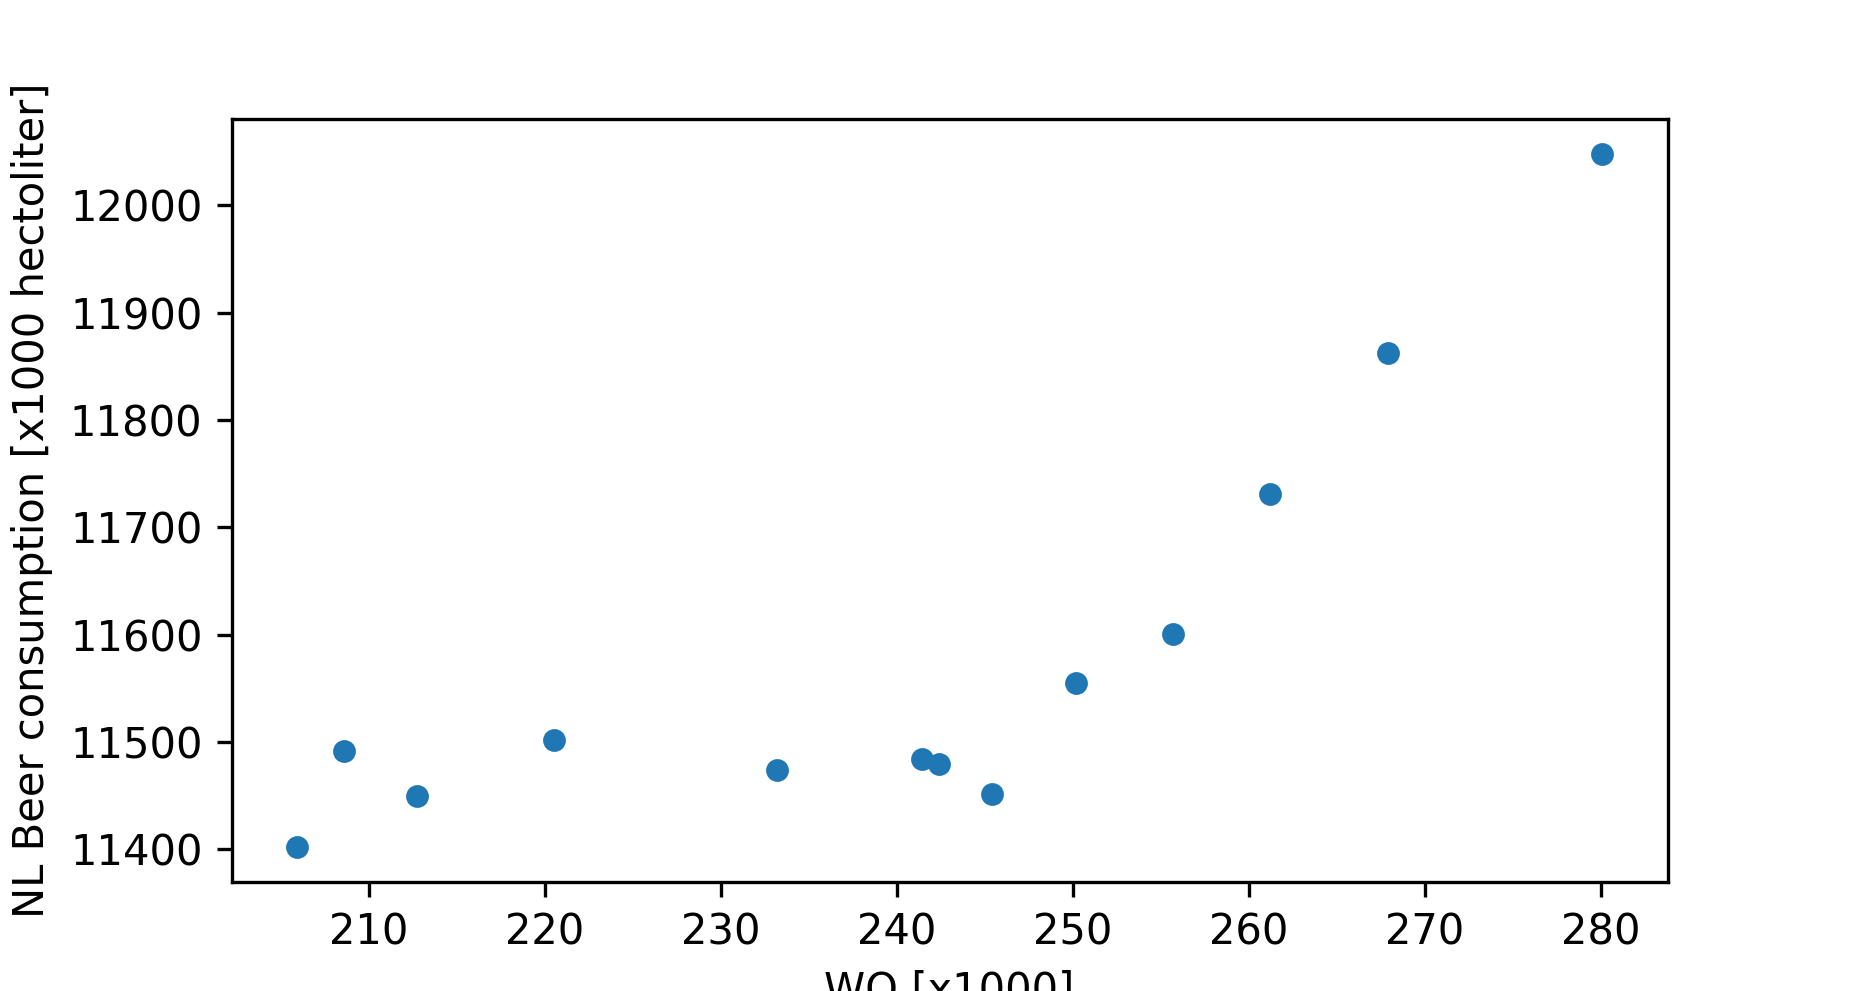

This figure's Python source:
import pandas as pd
import matplotlib.pyplot as plt
import numpy as np

with open('istherecorrelation.csv') as file:
	df = pd.read_csv(file, delimiter=';', decimal=',')
	df.columns = ['Year', 'WO', 'NL Beer consumption']

plt.rcParams["figure.dpi"] = 300
df.plot(x = 'WO', y = 'NL Beer consumption', kind = 'scatter')
plt.xlabel('WO [x1000]')
plt.ylabel('NL Beer consumption [x1000 hectoliter]')
plt.show()
